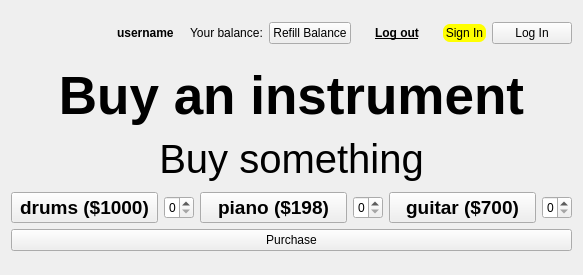
<?xml version="1.0" encoding="UTF-8"?>
<ui version="4.0">
 <class>MainWindowClass</class>
 <widget class="QMainWindow" name="MainWindowClass">
  <property name="geometry">
   <rect>
    <x>0</x>
    <y>0</y>
    <width>583</width>
    <height>275</height>
   </rect>
  </property>
  <property name="sizePolicy">
   <sizepolicy hsizetype="Maximum" vsizetype="Maximum">
    <horstretch>0</horstretch>
    <verstretch>0</verstretch>
   </sizepolicy>
  </property>
  <property name="minimumSize">
   <size>
    <width>583</width>
    <height>275</height>
   </size>
  </property>
  <property name="maximumSize">
   <size>
    <width>583</width>
    <height>275</height>
   </size>
  </property>
  <property name="windowTitle">
   <string>Music store</string>
  </property>
  <property name="autoFillBackground">
   <bool>false</bool>
  </property>
  <property name="styleSheet">
   <string notr="true"/>
  </property>
  <widget class="QWidget" name="centralWidget">
   <property name="sizePolicy">
    <sizepolicy hsizetype="Expanding" vsizetype="Expanding">
     <horstretch>0</horstretch>
     <verstretch>0</verstretch>
    </sizepolicy>
   </property>
   <property name="layoutDirection">
    <enum>Qt::LeftToRight</enum>
   </property>
   <property name="autoFillBackground">
    <bool>false</bool>
   </property>
   <property name="styleSheet">
    <string notr="true"/>
   </property>
   <layout class="QVBoxLayout" name="verticalLayout_2" stretch="0,2">
    <item>
     <layout class="QHBoxLayout" name="horizontalLayout_2" stretch="5,0,0,0,0,0,2,0">
      <item>
       <spacer name="horizontalSpacer">
        <property name="orientation">
         <enum>Qt::Horizontal</enum>
        </property>
        <property name="sizeHint" stdset="0">
         <size>
          <width>40</width>
          <height>10</height>
         </size>
        </property>
       </spacer>
      </item>
      <item>
       <widget class="QLabel" name="label_2">
        <property name="font">
         <font>
          <bold>true</bold>
         </font>
        </property>
        <property name="text">
         <string>username</string>
        </property>
       </widget>
      </item>
      <item>
       <spacer name="horizontalSpacer_2">
        <property name="orientation">
         <enum>Qt::Horizontal</enum>
        </property>
        <property name="sizeHint" stdset="0">
         <size>
          <width>10</width>
          <height>20</height>
         </size>
        </property>
       </spacer>
      </item>
      <item>
       <widget class="QLabel" name="balanceDisplay">
        <property name="text">
         <string>Your balance:</string>
        </property>
       </widget>
      </item>
      <item>
       <widget class="QPushButton" name="refillBalanceBtn">
        <property name="text">
         <string>Refill Balance</string>
        </property>
       </widget>
      </item>
      <item>
       <widget class="QPushButton" name="pushButton_3">
        <property name="font">
         <font>
          <bold>true</bold>
          <underline>true</underline>
         </font>
        </property>
        <property name="styleSheet">
         <string notr="true">QPushButton{color: black;}
QPushButton:hover
{
	color: blue;
}</string>
        </property>
        <property name="text">
         <string>Log out</string>
        </property>
        <property name="default">
         <bool>false</bool>
        </property>
        <property name="flat">
         <bool>true</bool>
        </property>
       </widget>
      </item>
      <item>
       <widget class="QPushButton" name="pushButton_2">
        <property name="styleSheet">
         <string notr="true">QPushButton {
padding: 2px 0;
background-color: yellow;
border-radius: 7px;
}</string>
        </property>
        <property name="text">
         <string>Sign In</string>
        </property>
       </widget>
      </item>
      <item>
       <widget class="QPushButton" name="pushButton">
        <property name="text">
         <string>Log In</string>
        </property>
       </widget>
      </item>
     </layout>
    </item>
    <item>
     <layout class="QVBoxLayout" name="base" stretch="0,0">
      <item>
       <layout class="QVBoxLayout" name="rentContainer" stretch="0,1">
        <item>
         <layout class="QVBoxLayout" name="verticalLayout" stretch="0,0">
          <property name="spacing">
           <number>0</number>
          </property>
          <item>
           <widget class="QLabel" name="rentLabel">
            <property name="sizePolicy">
             <sizepolicy hsizetype="Preferred" vsizetype="Preferred">
              <horstretch>0</horstretch>
              <verstretch>2</verstretch>
             </sizepolicy>
            </property>
            <property name="minimumSize">
             <size>
              <width>0</width>
              <height>55</height>
             </size>
            </property>
            <property name="maximumSize">
             <size>
              <width>16777215</width>
              <height>70</height>
             </size>
            </property>
            <property name="font">
             <font>
              <pointsize>40</pointsize>
              <bold>true</bold>
              <stylestrategy>PreferDefault</stylestrategy>
             </font>
            </property>
            <property name="styleSheet">
             <string notr="true"/>
            </property>
            <property name="text">
             <string>Buy an instrument</string>
            </property>
            <property name="scaledContents">
             <bool>false</bool>
            </property>
            <property name="alignment">
             <set>Qt::AlignCenter</set>
            </property>
           </widget>
          </item>
          <item>
           <widget class="QLabel" name="label">
            <property name="sizePolicy">
             <sizepolicy hsizetype="Preferred" vsizetype="Preferred">
              <horstretch>0</horstretch>
              <verstretch>2</verstretch>
             </sizepolicy>
            </property>
            <property name="minimumSize">
             <size>
              <width>0</width>
              <height>55</height>
             </size>
            </property>
            <property name="maximumSize">
             <size>
              <width>16777215</width>
              <height>55</height>
             </size>
            </property>
            <property name="font">
             <font>
              <pointsize>30</pointsize>
              <italic>false</italic>
             </font>
            </property>
            <property name="frameShape">
             <enum>QFrame::NoFrame</enum>
            </property>
            <property name="text">
             <string>Buy something</string>
            </property>
            <property name="alignment">
             <set>Qt::AlignCenter</set>
            </property>
            <property name="wordWrap">
             <bool>false</bool>
            </property>
            <property name="margin">
             <number>0</number>
            </property>
            <property name="indent">
             <number>-1</number>
            </property>
            <property name="openExternalLinks">
             <bool>false</bool>
            </property>
           </widget>
          </item>
         </layout>
        </item>
        <item>
         <layout class="QHBoxLayout" name="horizontalLayout" stretch="0,0,0,0,0,0">
          <item>
           <widget class="QPushButton" name="drmBtn">
            <property name="maximumSize">
             <size>
              <width>400</width>
              <height>40</height>
             </size>
            </property>
            <property name="font">
             <font>
              <pointsize>14</pointsize>
              <bold>true</bold>
             </font>
            </property>
            <property name="text">
             <string>drums ($1000)</string>
            </property>
           </widget>
          </item>
          <item>
           <widget class="QSpinBox" name="drumsAmount">
            <property name="maximumSize">
             <size>
              <width>30</width>
              <height>16777215</height>
             </size>
            </property>
           </widget>
          </item>
          <item>
           <widget class="QPushButton" name="pianoBtn">
            <property name="maximumSize">
             <size>
              <width>400</width>
              <height>40</height>
             </size>
            </property>
            <property name="font">
             <font>
              <pointsize>14</pointsize>
              <bold>true</bold>
             </font>
            </property>
            <property name="text">
             <string>piano ($198)</string>
            </property>
           </widget>
          </item>
          <item>
           <widget class="QSpinBox" name="pianoAmount">
            <property name="maximumSize">
             <size>
              <width>30</width>
              <height>16777215</height>
             </size>
            </property>
           </widget>
          </item>
          <item>
           <widget class="QPushButton" name="gtrBtn">
            <property name="sizePolicy">
             <sizepolicy hsizetype="Maximum" vsizetype="Fixed">
              <horstretch>0</horstretch>
              <verstretch>0</verstretch>
             </sizepolicy>
            </property>
            <property name="maximumSize">
             <size>
              <width>400</width>
              <height>40</height>
             </size>
            </property>
            <property name="font">
             <font>
              <pointsize>14</pointsize>
              <bold>true</bold>
              <kerning>true</kerning>
             </font>
            </property>
            <property name="layoutDirection">
             <enum>Qt::LeftToRight</enum>
            </property>
            <property name="styleSheet">
             <string notr="true"/>
            </property>
            <property name="text">
             <string>guitar ($700)</string>
            </property>
            <property name="checkable">
             <bool>false</bool>
            </property>
            <property name="autoDefault">
             <bool>false</bool>
            </property>
            <property name="default">
             <bool>false</bool>
            </property>
            <property name="flat">
             <bool>false</bool>
            </property>
           </widget>
          </item>
          <item>
           <widget class="QSpinBox" name="guitarAmount">
            <property name="maximumSize">
             <size>
              <width>30</width>
              <height>16777215</height>
             </size>
            </property>
           </widget>
          </item>
         </layout>
        </item>
       </layout>
      </item>
      <item>
       <widget class="QPushButton" name="purchaseBtn">
        <property name="text">
         <string>Purchase</string>
        </property>
       </widget>
      </item>
     </layout>
    </item>
   </layout>
  </widget>
 </widget>
 <layoutdefault spacing="6" margin="11"/>
 <resources>
  <include location="mainwindow.qrc"/>
 </resources>
 <connections/>
</ui>
